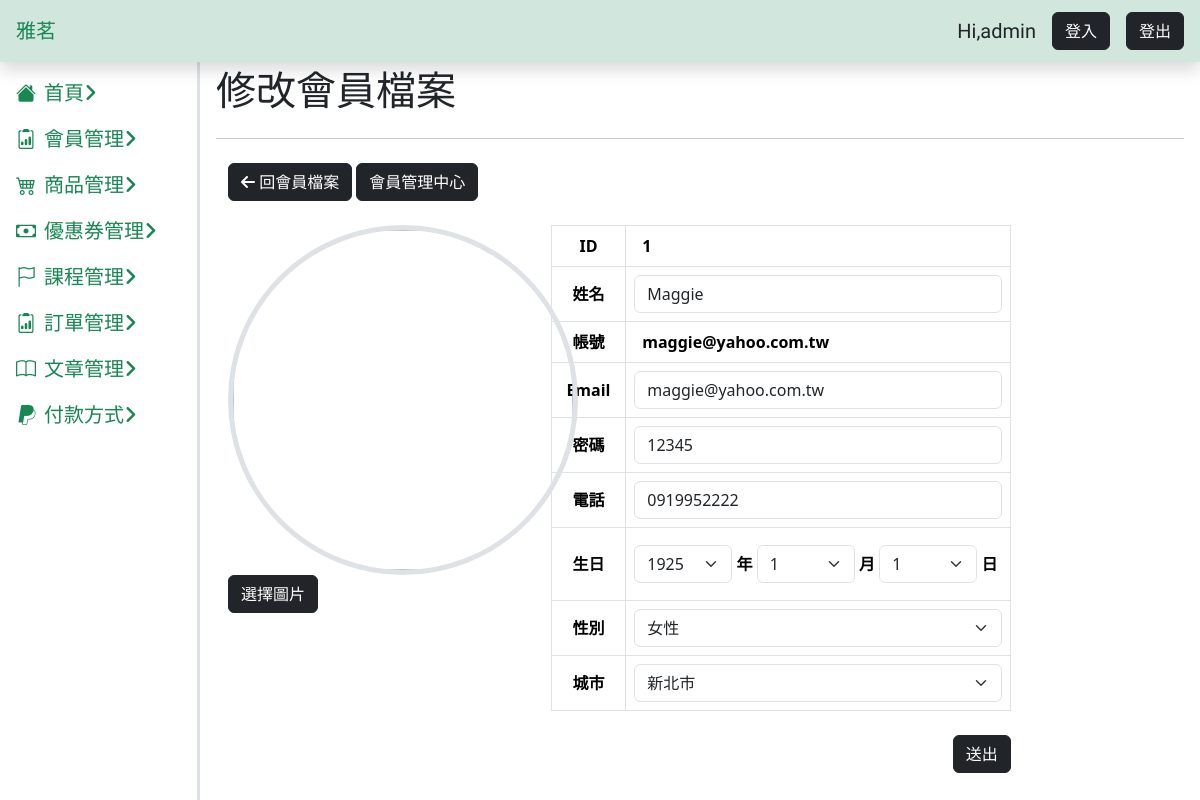
The app's page /user/user-edit.php with its own data.
### tables this page shows
CREATE TABLE `users` (
  `id` int(11) NOT NULL COMMENT '流水號',
  `memberid` varchar(50) NOT NULL COMMENT '會員編號',
  `name` varchar(30) DEFAULT NULL COMMENT '使用者名字',
  `images_id` int(255) NOT NULL DEFAULT 0,
  `images_name` varchar(255) DEFAULT 'user.png' COMMENT '使用者照片',
  `gender` enum('女性','男性','其他','') DEFAULT NULL COMMENT '性別',
  `birthday` date DEFAULT NULL COMMENT '生日',
  `account` varchar(50) NOT NULL COMMENT '帳號',
  `password` varchar(50) NOT NULL COMMENT '密碼',
  `phone` varchar(30) DEFAULT NULL COMMENT '電話',
  `email` varchar(50) DEFAULT NULL COMMENT '信箱',
  `location` varchar(30) DEFAULT NULL COMMENT '城市',
  `carrierid` varchar(50) DEFAULT NULL COMMENT '電子發票載具',
  `created_at` datetime DEFAULT current_timestamp() COMMENT '資料建立日期',
  `valid` tinyint(4) NOT NULL DEFAULT 1 COMMENT '使用者資料狀態'
);

### user/user-edit.php (the view, shortened to what this page needs)
<?php
if (!isset($_GET["id"])) {
  $id = 1;
} else {
  $id = $_GET["id"];
}
require_once("../db_connect.php");
$sql = "SELECT * FROM users WHERE id = $id AND valid = 1";
$result = $conn->query($sql);
$row = $result->fetch_assoc();
if ($result->num_rows > 0) {
  $userExit = true;
} else {
  $userExit = false;
  $title = "使用者不存在";
}
$array = explode("-", $row["birthday"]);
$year = $array[0];
$month = $array[1];
$day = $array[2];
?>
<!doctype html>
<html lang="en">
<head>
  <?php include("../css.php") ?>
  <?php include("user-css.php"); ?>
</head>
<body>
  <?php include("../dashboard-comm.php") ?>
  <main class="main-content p-3">
    <div class="d-flex justify-content-between">
      <h1>修改會員檔案</h1>
    </div>
    <hr>
    <div class="container">
      <div class="py-2">
        <a class="btn btn-dark" href="user.php?id=<?= $id ?>">
          <i class="fa-solid fa-arrow-left"></i>&nbsp回會員檔案</a>
        <a href="users.php" class="btn btn-dark">會員管理中心</a>
      </div>
      <?php if ($userExit) : ?>
        <form action="doUpdateUser.php" method="post" enctype="multipart/form-data">
          <div class="row justify-content-center">
            <div class="col-lg-4 mt-3">
              <div class="position-relative">
                <div class="ratio ratio-1x1 rounded-circle border border-5 overflow-hidden bg-transparent cir">
                  <img id="previewImage" src="../user_images/<?= $row["images_name"] ?>">
                </div>
                <div class="position-absolute  top-100 start-0 ">
                  <button type="button" class="btn btn-dark" onclick="document.getElementById('fileUpload').click();">
                    選擇圖片
                  </button>
                </div>
              </div>
            </div>
            <div class="col-lg-6 mt-3">
              <table class="table table-bordered align-middle justify-content-center">
                <tr>
                  <th class="text-center">ID</th>
                  <td class="ps-3"><?= $row["id"] ?></td>
                </tr>
                <tr>
                  <th class="text-center">姓名</th>
                  <td>
                    <input type="text" class="form-control" name="name" value="<?= $row["name"] ?>">
                  </td>
                </tr>
                <tr>
                  <th class="text-center">帳號</th>
                  <td class="ps-3"><?= $row["account"] ?></td>
                </tr>
                <tr>
                  <th class="text-center">Email</th>
                  <td><input type="text" class="form-control" name="email" value="<?= $row["email"] ?>"></td>
                </tr>
                <tr>
                  <th class="text-center">密碼</th>
                  <td><input type="text" class="form-control" name="password" value="<?= $row["password"] ?>"></td>
                </tr>
                <tr>
                  <th class="text-center">電話</th>
                  <td><input type="text" class="form-control" name="phone" value="<?= $row["phone"] ?>"></td>
                </tr>
                <tr>
                  <th class="text-center">生日</th>
                  <td>
                    <div class="d-flex align-items-center ">
                      <select name="birthday-y" id="" class="form-select">
                        <?php for ($i = 1925; $i <= 2024; $i++) : ?>
                          <option <?php if ($i == $year) echo "selected" ?> value="<?php echo $i; ?>"><?php echo $i; ?></option>
                        <?php endfor; ?>
                      </select>
                      <p class="mt-3">&nbsp年&nbsp</p> <select name="birthday-m" id="" class="form-select">
                        <?php for ($i = 1; $i <= 12; $i++) : ?>
                          <option <?php if ($i == $month) echo "selected" ?> value="<?php echo $i; ?>"><?php echo $i; ?></option>
                        <?php endfor; ?>
                      </select>
                      <p class="mt-3">&nbsp月&nbsp</p>
                      <select name="birthday-d" id="" class="form-select ">
                        <?php for ($i = 1; $i <= 31; $i++) : ?>
                          <option <?php if ($i == $day) echo "selected" ?> value="<?php echo $i; ?>"><?php echo $i; ?></option>
                        <?php endfor; ?>
                      </select>
                      <p class="mt-3">&nbsp日&nbsp</p>
                    </div>
                  </td>
                <tr>
                  <th class="text-center">性別</th>
                  <td>
                    <?php
                    $gender_description = $row["gender"];
                    $gender_map = [
                      "女性" => 1,
                      "男性" => 2,
                      "其他" => 3
                    ];
                    $gender_value = $gender_map[$gender_description] ?? null;
                    ?>
                    <select name="gender" id="gender" class="form-select">
                      <option value="1" <?= ($gender_value == 1 ? 'selected' : ''); ?>>女性</option>
                    </select>
                  </td>
                </tr>
                <tr>
                  <th class="text-center">城市</th>
                  <td>
                    <select name="location" id="" class="form-select" type="text">
                      <option value="新北市" <?= ($location == "新北市" ? 'selected' : ''); ?>>新北市</option>
                    </select>
                  </td>
                </tr>
              </table>
              <div class="py-2 d-flex justify-content-end">
                <button class="btn btn-dark" type="submit">送出</button>
              </div>
            </div>
            <div class="col-lg-2 mt-3"></div>
          </div>
        </form>
      <?php else : ?>
        <h1>使用者不存在</h1>
      <?php endif; ?>
    </div>
  </main>
</body>
</html>

### css.php (style rules this page uses)
a { text-decoration: none; cursor: pointer; user-select: none; }
:root { --aside-witch: 200px; --header-height: 50px; }
.main-content { margin: var(--header-height) 0 0 var(--aside-witch); }

### user/user-css.php (style rules this page uses)
body { font-weight: bold; }
a { text-decoration: none; }

### user/user-edit.php (style rules this page uses)
.cir { width: 350px; height: 350px; overflow: hidden; }
img { width: 100%; height: 100%; object-fit: cover; }

### records on screen
users: id "1", name "Maggie", account "maggie@yahoo.com.tw", email "maggie@yahoo.com.tw", password "12345", phone "0919952222", gender "女性", location "新北市"

### other values on screen
form field birthday-y "1925"
form field birthday-m "1"
form field birthday-d "1"
